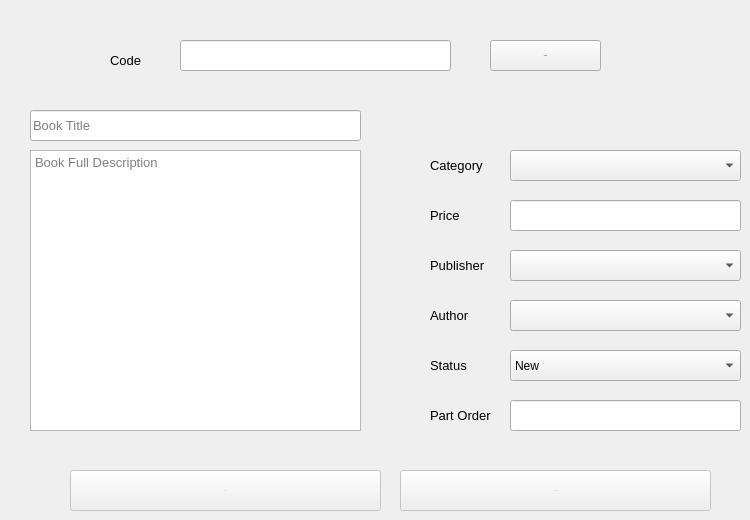
      <widget class="QWidget" name="tab_10">
       <attribute name="title">
        <string>Edit Or Delete Book</string>
       </attribute>
       <widget class="QPushButton" name="pushButton_11">
        <property name="enabled">
         <bool>false</bool>
        </property>
        <property name="geometry">
         <rect>
          <x>400</x>
          <y>470</y>
          <width>311</width>
          <height>41</height>
         </rect>
        </property>
        <property name="font">
         <font>
          <pointsize>-1</pointsize>
         </font>
        </property>
        <property name="text">
         <string>Save Book</string>
        </property>
       </widget>
       <widget class="QLabel" name="label_8">
        <property name="geometry">
         <rect>
          <x>430</x>
          <y>250</y>
          <width>71</width>
          <height>31</height>
         </rect>
        </property>
        <property name="font">
         <font>
          <pointsize>10</pointsize>
         </font>
        </property>
        <property name="text">
         <string>Publisher</string>
        </property>
       </widget>
       <widget class="QLineEdit" name="lineEdit_6">
        <property name="geometry">
         <rect>
          <x>510</x>
          <y>200</y>
          <width>231</width>
          <height>31</height>
         </rect>
        </property>
       </widget>
       <widget class="QLabel" name="label_9">
        <property name="geometry">
         <rect>
          <x>430</x>
          <y>300</y>
          <width>71</width>
          <height>31</height>
         </rect>
        </property>
        <property name="font">
         <font>
          <pointsize>10</pointsize>
         </font>
        </property>
        <property name="text">
         <string>Author</string>
        </property>
       </widget>
       <widget class="QComboBox" name="comboBox_7">
        <property name="geometry">
         <rect>
          <x>510</x>
          <y>250</y>
          <width>231</width>
          <height>31</height>
         </rect>
        </property>
       </widget>
       <widget class="QLineEdit" name="lineEdit_7">
        <property name="geometry">
         <rect>
          <x>30</x>
          <y>110</y>
          <width>331</width>
          <height>31</height>
         </rect>
        </property>
        <property name="font">
         <font>
          <pointsize>10</pointsize>
         </font>
        </property>
        <property name="placeholderText">
         <string>Book Title</string>
        </property>
       </widget>
       <widget class="QComboBox" name="comboBox_8">
        <property name="geometry">
         <rect>
          <x>510</x>
          <y>300</y>
          <width>231</width>
          <height>31</height>
         </rect>
        </property>
       </widget>
       <widget class="QComboBox" name="comboBox_9">
        <property name="geometry">
         <rect>
          <x>510</x>
          <y>350</y>
          <width>231</width>
          <height>31</height>
         </rect>
        </property>
        <item>
         <property name="text">
          <string>New</string>
         </property>
        </item>
        <item>
         <property name="text">
          <string>Used</string>
         </property>
        </item>
        <item>
         <property name="text">
          <string>Damaged</string>
         </property>
        </item>
       </widget>
       <widget class="QTextEdit" name="textEdit_2">
        <property name="geometry">
         <rect>
          <x>30</x>
          <y>150</y>
          <width>331</width>
          <height>281</height>
         </rect>
        </property>
        <property name="font">
         <font>
          <pointsize>10</pointsize>
         </font>
        </property>
        <property name="placeholderText">
         <string>Book Full Description</string>
        </property>
       </widget>
       <widget class="QLabel" name="label_11">
        <property name="geometry">
         <rect>
          <x>430</x>
          <y>350</y>
          <width>71</width>
          <height>31</height>
         </rect>
        </property>
        <property name="font">
         <font>
          <pointsize>10</pointsize>
         </font>
        </property>
        <property name="text">
         <string>Status</string>
        </property>
       </widget>
       <widget class="QLabel" name="label_12">
        <property name="geometry">
         <rect>
          <x>430</x>
          <y>150</y>
          <width>71</width>
          <height>31</height>
         </rect>
        </property>
        <property name="font">
         <font>
          <pointsize>10</pointsize>
         </font>
        </property>
        <property name="text">
         <string>Category</string>
        </property>
       </widget>
       <widget class="QComboBox" name="comboBox_10">
        <property name="geometry">
         <rect>
          <x>510</x>
          <y>150</y>
          <width>231</width>
          <height>31</height>
         </rect>
        </property>
       </widget>
       <widget class="QLabel" name="label_13">
        <property name="geometry">
         <rect>
          <x>430</x>
          <y>200</y>
          <width>41</width>
          <height>31</height>
         </rect>
        </property>
        <property name="font">
         <font>
          <pointsize>10</pointsize>
         </font>
        </property>
        <property name="text">
         <string>Price</string>
        </property>
       </widget>
       <widget class="QLabel" name="label_14">
        <property name="geometry">
         <rect>
          <x>110</x>
          <y>50</y>
          <width>41</width>
          <height>21</height>
         </rect>
        </property>
        <property name="font">
         <font>
          <pointsize>10</pointsize>
         </font>
        </property>
        <property name="text">
         <string>Code</string>
        </property>
       </widget>
       <widget class="QLineEdit" name="lineEdit_9">
        <property name="geometry">
         <rect>
          <x>180</x>
          <y>40</y>
          <width>271</width>
          <height>31</height>
         </rect>
        </property>
       </widget>
       <widget class="QPushButton" name="pushButton_12">
        <property name="geometry">
         <rect>
          <x>490</x>
          <y>40</y>
          <width>111</width>
          <height>31</height>
         </rect>
        </property>
        <property name="font">
         <font>
          <pointsize>-1</pointsize>
         </font>
        </property>
        <property name="text">
         <string>Search</string>
        </property>
       </widget>
       <widget class="QPushButton" name="pushButton_13">
        <property name="enabled">
         <bool>false</bool>
        </property>
        <property name="geometry">
         <rect>
          <x>70</x>
          <y>470</y>
          <width>311</width>
          <height>41</height>
         </rect>
        </property>
        <property name="font">
         <font>
          <pointsize>-1</pointsize>
         </font>
        </property>
        <property name="text">
         <string>Delete</string>
        </property>
       </widget>
       <widget class="QLabel" name="label_63">
        <property name="geometry">
         <rect>
          <x>430</x>
          <y>400</y>
          <width>81</width>
          <height>31</height>
         </rect>
        </property>
        <property name="font">
         <font>
          <pointsize>10</pointsize>
         </font>
        </property>
        <property name="text">
         <string>Part Order</string>
        </property>
       </widget>
       <widget class="QLineEdit" name="lineEdit_51">
        <property name="geometry">
         <rect>
          <x>510</x>
          <y>400</y>
          <width>231</width>
          <height>31</height>
         </rect>
        </property>
       </widget>
      </widget>
